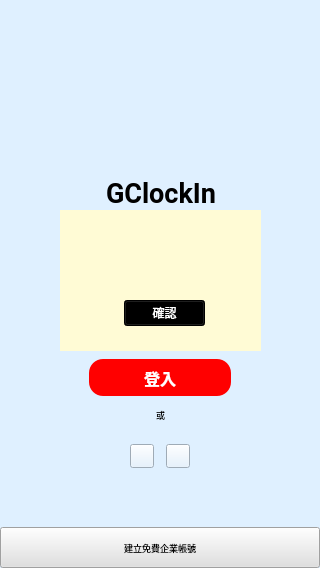
<?xml version="1.0" encoding="UTF-8"?>
<ui version="4.0">
 <class>MainWindow</class>
 <widget class="QMainWindow" name="MainWindow">
  <property name="geometry">
   <rect>
    <x>0</x>
    <y>0</y>
    <width>320</width>
    <height>568</height>
   </rect>
  </property>
  <property name="windowTitle">
   <string>MainWindow</string>
  </property>
  <property name="styleSheet">
   <string notr="true">background-color: rgb(223, 240, 255);</string>
  </property>
  <widget class="QWidget" name="centralwidget">
   <widget class="QLabel" name="clock">
    <property name="geometry">
     <rect>
      <x>122</x>
      <y>82</y>
      <width>81</width>
      <height>81</height>
     </rect>
    </property>
    <property name="styleSheet">
     <string notr="true">image: url(:/newPrefix/clock.png);</string>
    </property>
    <property name="text">
     <string/>
    </property>
   </widget>
   <widget class="QLabel" name="title">
    <property name="geometry">
     <rect>
      <x>106</x>
      <y>168</y>
      <width>114</width>
      <height>51</height>
     </rect>
    </property>
    <property name="font">
     <font>
      <family>Roboto</family>
      <pointsize>20</pointsize>
      <weight>75</weight>
      <bold>true</bold>
     </font>
    </property>
    <property name="text">
     <string>GClockIn</string>
    </property>
   </widget>
   <widget class="QLineEdit" name="account">
    <property name="geometry">
     <rect>
      <x>76</x>
      <y>232</y>
      <width>173</width>
      <height>37</height>
     </rect>
    </property>
    <property name="font">
     <font>
      <family>Roboto</family>
     </font>
    </property>
    <property name="styleSheet">
     <string notr="true">background-color: rgb(255, 255, 255);</string>
    </property>
    <property name="inputMask">
     <string/>
    </property>
    <property name="maxLength">
     <number>32767</number>
    </property>
    <property name="frame">
     <bool>true</bool>
    </property>
    <property name="alignment">
     <set>Qt::AlignCenter</set>
    </property>
    <property name="placeholderText">
     <string>企業帳號</string>
    </property>
    <property name="cursorMoveStyle">
     <enum>Qt::VisualMoveStyle</enum>
    </property>
   </widget>
   <widget class="QLineEdit" name="password">
    <property name="geometry">
     <rect>
      <x>76</x>
      <y>281</y>
      <width>173</width>
      <height>37</height>
     </rect>
    </property>
    <property name="font">
     <font>
      <family>Roboto</family>
     </font>
    </property>
    <property name="styleSheet">
     <string notr="true">background-color: rgb(255, 255, 255);</string>
    </property>
    <property name="inputMask">
     <string/>
    </property>
    <property name="text">
     <string/>
    </property>
    <property name="maxLength">
     <number>32767</number>
    </property>
    <property name="frame">
     <bool>true</bool>
    </property>
    <property name="echoMode">
     <enum>QLineEdit::Password</enum>
    </property>
    <property name="alignment">
     <set>Qt::AlignCenter</set>
    </property>
    <property name="placeholderText">
     <string>密碼</string>
    </property>
    <property name="cursorMoveStyle">
     <enum>Qt::LogicalMoveStyle</enum>
    </property>
   </widget>
   <widget class="QPushButton" name="forget_password">
    <property name="geometry">
     <rect>
      <x>206</x>
      <y>325</y>
      <width>65</width>
      <height>25</height>
     </rect>
    </property>
    <property name="font">
     <font>
      <family>Roboto</family>
      <pointsize>7</pointsize>
     </font>
    </property>
    <property name="autoFillBackground">
     <bool>false</bool>
    </property>
    <property name="styleSheet">
     <string notr="true">color: rgb(65, 129, 225);
</string>
    </property>
    <property name="text">
     <string>忘記密碼？</string>
    </property>
    <property name="checkable">
     <bool>false</bool>
    </property>
    <property name="checked">
     <bool>false</bool>
    </property>
    <property name="autoExclusive">
     <bool>false</bool>
    </property>
    <property name="autoDefault">
     <bool>false</bool>
    </property>
    <property name="default">
     <bool>false</bool>
    </property>
    <property name="flat">
     <bool>true</bool>
    </property>
   </widget>
   <widget class="QPushButton" name="login_button">
    <property name="geometry">
     <rect>
      <x>89</x>
      <y>359</y>
      <width>142</width>
      <height>37</height>
     </rect>
    </property>
    <property name="font">
     <font>
      <family>Roboto</family>
      <pointsize>12</pointsize>
      <weight>75</weight>
      <bold>true</bold>
     </font>
    </property>
    <property name="styleSheet">
     <string notr="true">color: rgb(255, 255, 255);
background-color: rgb(255, 0, 0);
border-radius: 14px;
</string>
    </property>
    <property name="text">
     <string>登入</string>
    </property>
   </widget>
   <widget class="QLabel" name="or_text">
    <property name="geometry">
     <rect>
      <x>156</x>
      <y>409</y>
      <width>10</width>
      <height>12</height>
     </rect>
    </property>
    <property name="font">
     <font>
      <family>Roboto</family>
      <pointsize>7</pointsize>
     </font>
    </property>
    <property name="text">
     <string>或</string>
    </property>
   </widget>
   <widget class="QPushButton" name="facebook_button">
    <property name="geometry">
     <rect>
      <x>130</x>
      <y>444</y>
      <width>24</width>
      <height>24</height>
     </rect>
    </property>
    <property name="styleSheet">
     <string notr="true">border-image: url(:/newPrefix/facebook.png);</string>
    </property>
    <property name="text">
     <string/>
    </property>
   </widget>
   <widget class="QPushButton" name="google_button">
    <property name="geometry">
     <rect>
      <x>166</x>
      <y>444</y>
      <width>24</width>
      <height>24</height>
     </rect>
    </property>
    <property name="styleSheet">
     <string notr="true">border-image: url(:/newPrefix/google.png);</string>
    </property>
    <property name="text">
     <string/>
    </property>
   </widget>
   <widget class="QPushButton" name="registButton">
    <property name="geometry">
     <rect>
      <x>0</x>
      <y>527</y>
      <width>320</width>
      <height>41</height>
     </rect>
    </property>
    <property name="font">
     <font>
      <family>Roboto</family>
      <pointsize>7</pointsize>
     </font>
    </property>
    <property name="styleSheet">
     <string notr="true">background-color: rgb(224, 224, 224);</string>
    </property>
    <property name="text">
     <string>建立免費企業帳號</string>
    </property>
    <property name="default">
     <bool>false</bool>
    </property>
    <property name="flat">
     <bool>false</bool>
    </property>
   </widget>
   <widget class="QWidget" name="success_widget" native="true">
    <property name="geometry">
     <rect>
      <x>60</x>
      <y>210</y>
      <width>201</width>
      <height>141</height>
     </rect>
    </property>
    <property name="styleSheet">
     <string notr="true">background-color: rgb(255, 251, 213);
</string>
    </property>
    <widget class="QLabel" name="alert_text">
     <property name="geometry">
      <rect>
       <x>20</x>
       <y>30</y>
       <width>161</width>
       <height>41</height>
      </rect>
     </property>
     <property name="font">
      <font>
       <family>Roboto</family>
       <pointsize>16</pointsize>
       <weight>75</weight>
       <bold>true</bold>
      </font>
     </property>
     <property name="text">
      <string/>
     </property>
     <property name="alignment">
      <set>Qt::AlignCenter</set>
     </property>
    </widget>
    <widget class="QPushButton" name="comfirmButton">
     <property name="geometry">
      <rect>
       <x>64</x>
       <y>90</y>
       <width>81</width>
       <height>26</height>
      </rect>
     </property>
     <property name="styleSheet">
      <string notr="true">color: rgb(255, 255, 255);
background-color: rgb(0, 0, 0);</string>
     </property>
     <property name="text">
      <string>確認</string>
     </property>
    </widget>
   </widget>
  </widget>
 </widget>
 <connections/>
</ui>
